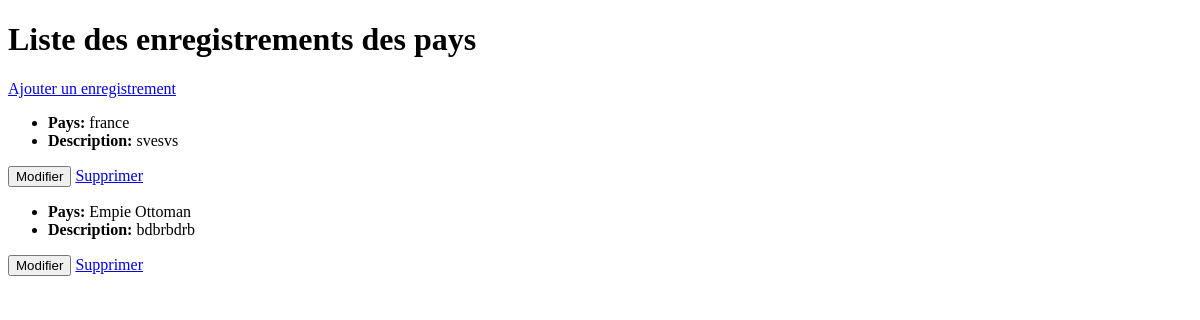
/firstapp/afficher_allp/, run on an earlier commit of the app's database.
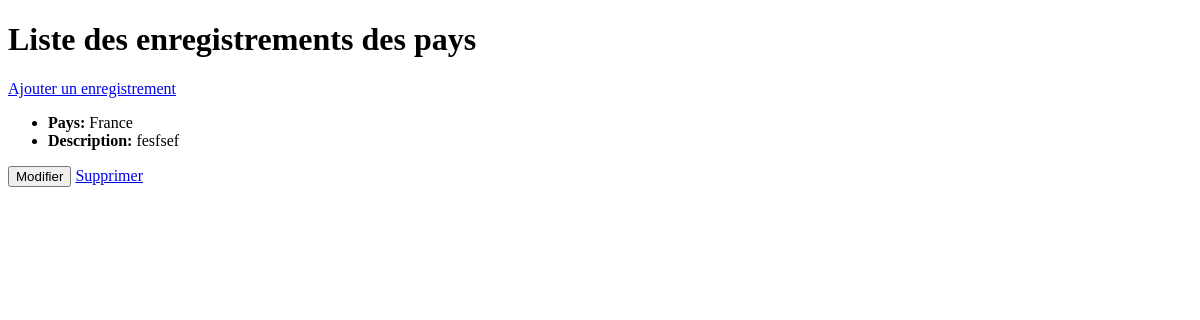
And on a later commit of the database.
### firstapp/models.py (models this page shows, shortened)
class Pays(models.Model):
    pays = models.CharField(max_length=100, unique=True, verbose_name="Pays")
    description = models.TextField(blank=True, null=True, verbose_name="Description")
    class Meta:
        verbose_name_plural = "Pays"

### firstapp/viewsp.py (the view)
# urls.py: path('afficher_allp/', viewsp.afficher_allp, name='afficher_allp'),
def afficher_allp(request):
    liste_pays = Pays.objects.all()
    return render(request, "pays/afficher_allp.html", {"liste": liste_pays})

### firstapp/templates/pays/afficher_allp.html (shortened to what this page needs)
<!DOCTYPE html>
<html lang="fr">
<head>
    {% load static %}
</head>
<body>
    <h1>Liste des enregistrements des pays</h1>
    <a class="btn_generic" href="{% url 'ajoutp' %}">Ajouter un enregistrement</a>
    <main class="flex_conteneur_all">
        {% for pays in liste %}
            <div class="flex_item_all">
                <div class="traitementp">
                    <ul>
                        <li><strong>Pays:</strong> {{ pays.pays }}</li>
                        <li><strong>Description:</strong> {{ pays.description }}</li>
                    </ul>
                    <a href="{% url 'updatep' pays.id %}"><button>Modifier</button></a>
                    <a href="{% url 'supprimerp' pays.id %}">Supprimer</a>
            </div>
        {% empty %}
            <p>Aucun pays trouvée.</p>
        {% endfor %}
    </main>
</body>
</html>

What changed in the data, as far as the page shows it:
removed Pays: pays "Empie Ottoman", description "bdbrbdrb"
changed Pays: pays "france" → "France"; description "svesvs" → "fesfsef"
